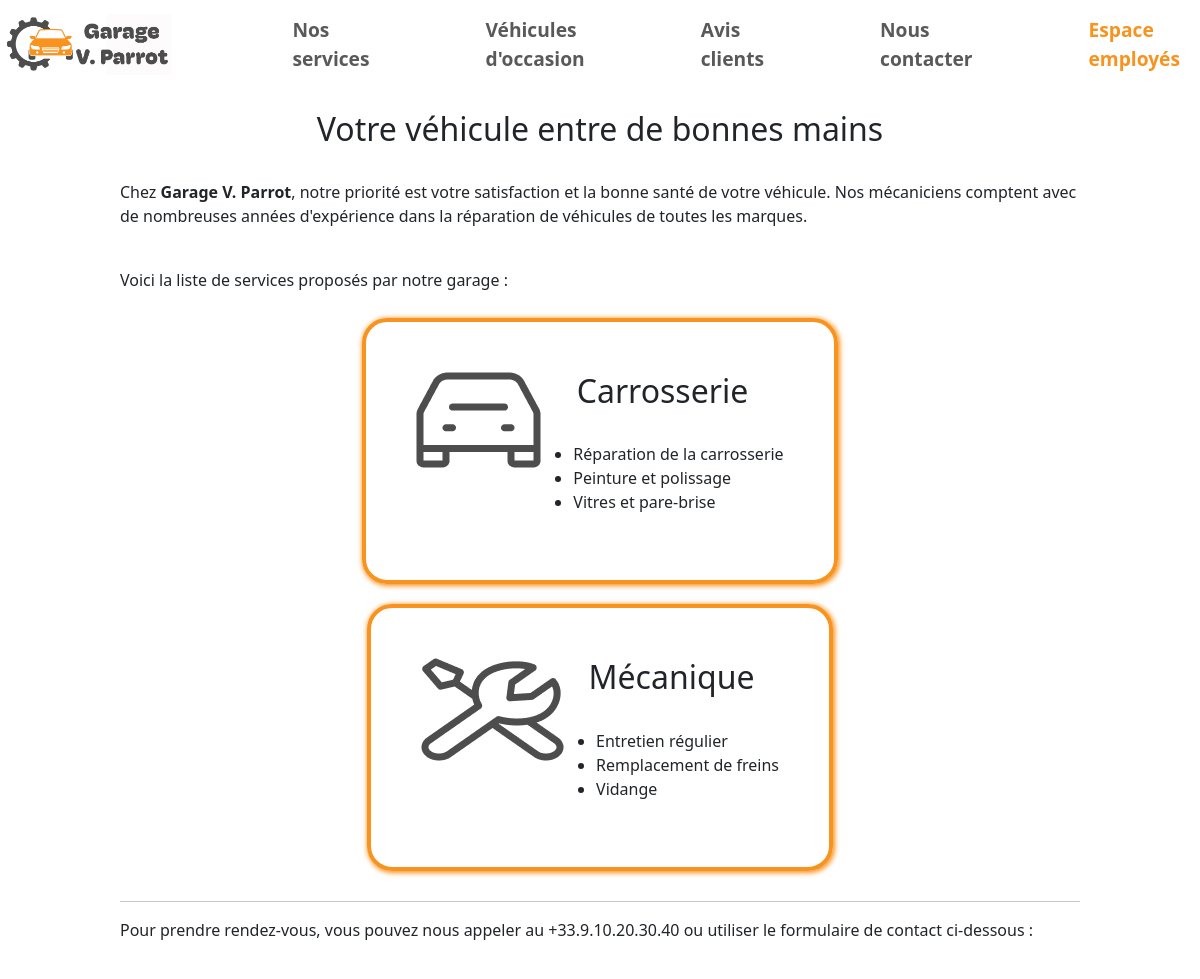
The app's page /services.php (upper part), older data.
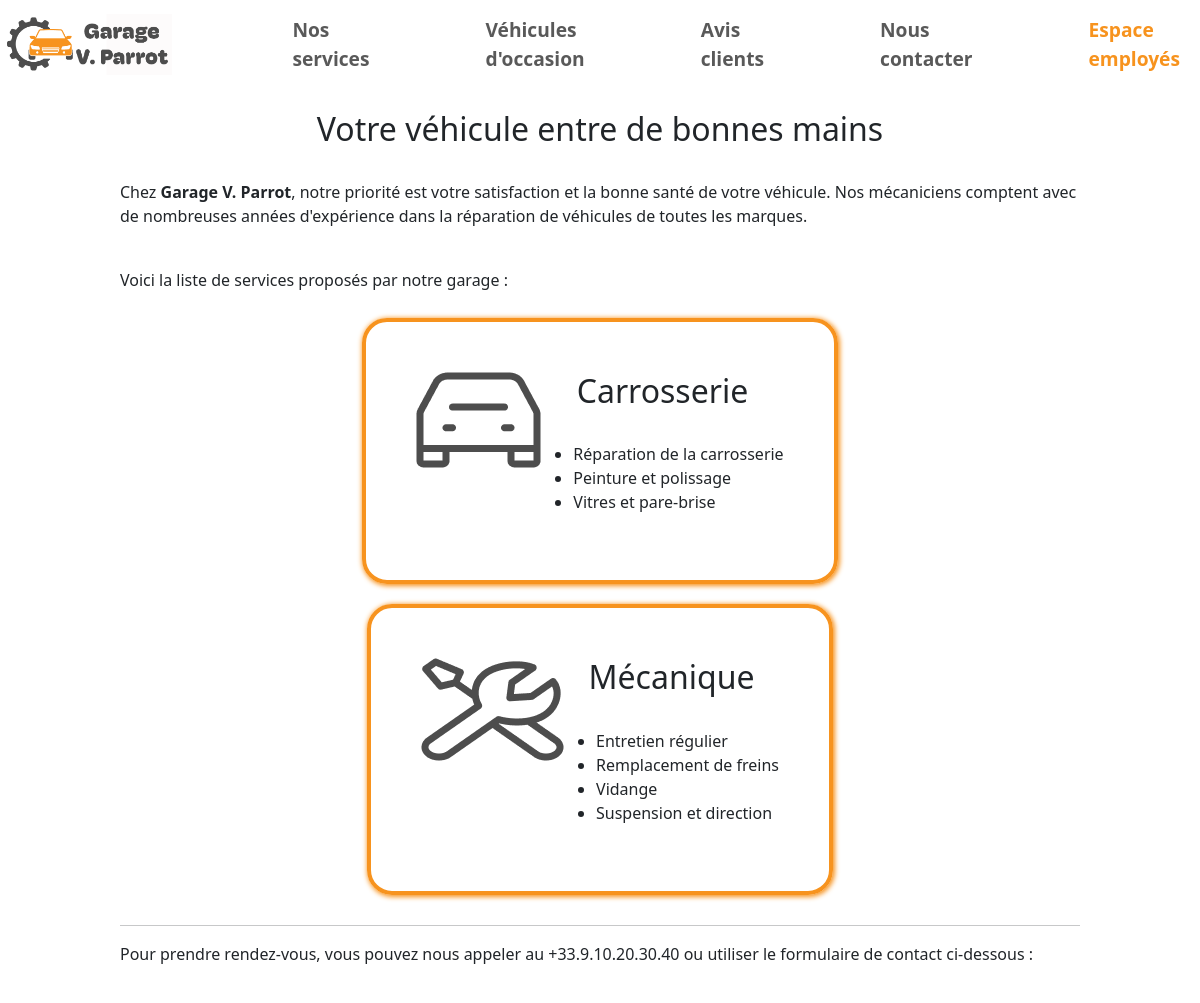
The same page, newer data.
### tables this page shows
CREATE TABLE services
(
    id_services INT(11) NOT NULL PRIMARY KEY AUTO_INCREMENT,
    categorie VARCHAR(50),
    nom_service VARCHAR(255)
);

### bdd/servicesBDD.php (called while the page is built)
<?php
$dsn = 'mysql:host=127.0.0.1;dbname=GarageVincentParrot';
$username = 'adminGarage';
$password = '20pKwL85g!7s';
try{
    $pdo = new PDO($dsn, $username, $password);
    $pdo->setAttribute(PDO::ATTR_ERRMODE, PDO::ERRMODE_EXCEPTION);
    $queryCarrosserie = 'SELECT nom_service FROM services WHERE categorie = "Carrosserie"';
    $stmt = $pdo->query($queryCarrosserie);
    $servicesCarrosserie = $stmt->fetchAll(PDO::FETCH_ASSOC);
    $queryMecanique = 'SELECT nom_service FROM services WHERE categorie = "Mécanique"';
    $stmt = $pdo->query($queryMecanique);
    $servicesMecanique = $stmt->fetchAll(PDO::FETCH_ASSOC);
}
catch (PDOException $e){
    echo "Erreur de connexion à la base de données : ". $e->getMessage();
}
?>

### services.php (the view, shortened to what this page needs)
<?php include 'bdd/servicesBDD.php' ?>
<!DOCTYPE html>
<html lang="fr">
<head>
    <link href="https://cdn.jsdelivr.net/npm/bootstrap@5.3.2/dist/css/bootstrap.min.css" rel="stylesheet">
    <link rel="stylesheet" href="styles/styles.css">
</head>
<body>
    <header>
    </header>
    <section class="texte-services">
    <h2>Votre véhicule entre de bonnes mains</h2>
    <br>
    <p>Chez <strong>Garage V. Parrot</strong>, notre priorité est votre satisfaction et la bonne santé de votre véhicule.
    Nos mécaniciens comptent avec de nombreuses années d'expérience dans la réparation de véhicules de toutes les marques.
    </p>
    <br>
    <p>Voici la liste de services proposés par notre garage :</p>
    <div class="services">
            <div class="carrosserie">
                <div><img src="images/carrosserie.png"></div>
                <div>
                    <h2 style="text-align: center;">Carrosserie</h2>
                    <br>
                    <ul>
                        <?php foreach($servicesCarrosserie as $serviceCarrosserie){
                            echo'<li>' . $serviceCarrosserie['nom_service'] . '</li>';
                        } ?>
                    </ul>
                </div>
            </div>
            <div class="mécanique">
                <div><img src="images/mecanique.png"></div>
                <div>
                    <h2 style="text-align: center;">Mécanique</h2>
                    <br>
                    <ul>
                    <?php foreach($servicesMecanique as $serviceMecanique){
                            echo'<li>' . $serviceMecanique['nom_service'] . '</li>';
                        } ?>
                    </ul>
                </div>
            </div>
        </div>
    <hr>
    <p>Pour prendre rendez-vous, vous pouvez nous appeler au +33.9.10.20.30.40 ou utiliser le formulaire de contact ci-dessous :</p>
    </section>
    <?php include 'formulaire-contact.php' ?>
    <?php include 'footer.php' ?>
</body>
</html>

Row changes from the older to the newer data that the page shows:
added services: nom_service "Suspension et direction", shown under "Mécanique"
